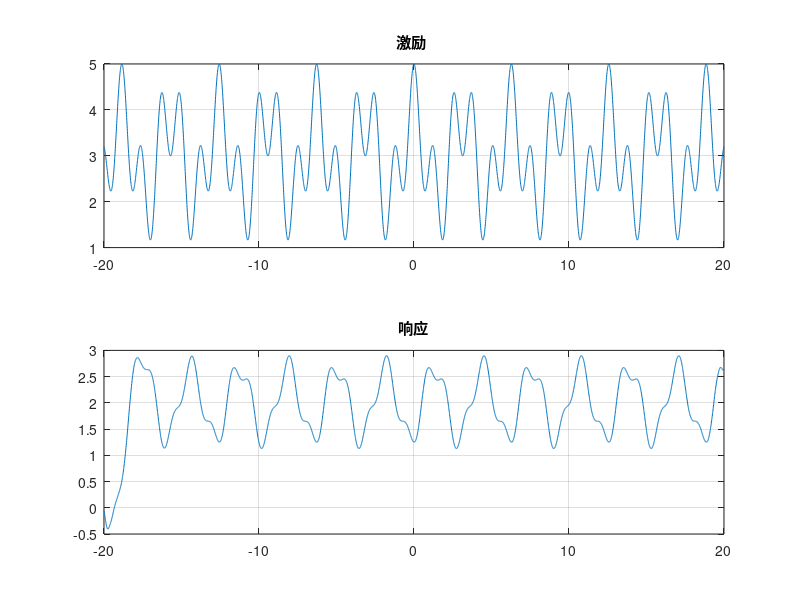

Write MATLAB code to recreate this figure.
clc
clear all

delta=0.01 ;
t=-20:delta:20; 
w=-20:delta:20; 
Hw=freqs([-1,2],[1,2,3],w);
x=3+cos(2*t)+cos(5*t) ; 
subplot(211); plot(t,x), title('激励 '),grid on
Xw=delta*x*exp(-j*t'*w) ;
Yw=Hw.*Xw; y=delta*(Yw*exp(j*w'*t ))./ (2*pi) ;
subplot(212); plot(t,y),title('响应'),grid on;
